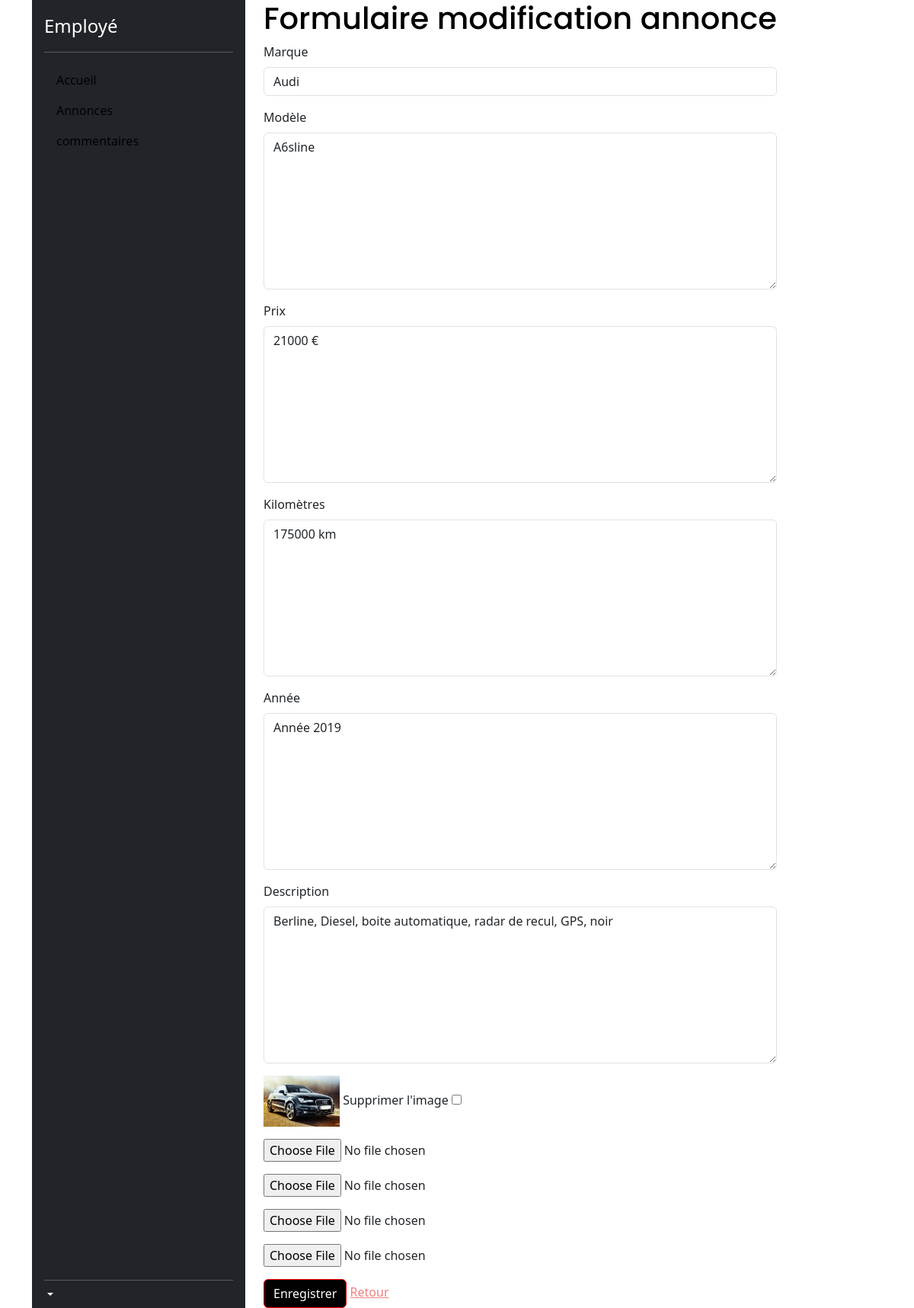
Page /employe/ajout_modif_ann.php?id=7 on the committed database.
### tables this page shows
CREATE TABLE IF NOT EXISTS `vehicules` (
  `id` int(11) NOT NULL AUTO_INCREMENT,
  `mark` varchar(255) NOT NULL, 
  `title` varchar(255) NOT NULL,
  `price` text NOT NULL,
  `km` text NOT NULL,
  `year` text NOT NULL,
  `content` TEXT NOT NULL,
  `image` varchar(255) DEFAULT NULL,
  `image1` varchar(255) DEFAULT NULL,
  `image2` varchar(255) DEFAULT NULL,
  `image3` varchar(255) DEFAULT NULL,
  PRIMARY KEY (`id`)
);

### lib/annonce.php (called while the page is built, shortened)
<?php
function getAnnonceById(PDO $pdo, int $id):array|bool
{
    $query = $pdo->prepare("SELECT * FROM vehicules WHERE id = :id");
    $query->bindValue(":id", $id, PDO::PARAM_INT);
    $query->execute();
    return $query->fetch(PDO::FETCH_ASSOC);
}

### employe/ajout_modif_ann.php (the view, shortened to what this page needs)
<?php
require_once __DIR__ ."/../lib/pdo.php";
require_once __DIR__ ."/../lib/annonce.php";
require_once __DIR__ ."/template/header2.php";
$annonce = [
    'mark'=> '',
    'title'=> '',
    'price'=> '',
    'km'=> '',
    'year'=> '',
    'content'=> ''
];
if (isset($_GET['id'])) {
    $annonce = getAnnonceById($pdo, $_GET['id']);
    $pageTitle = "Formulaire modification annonce";
} else {
    $pageTitle = "Formulaire ajout annonce";
}
?>
<h1><?= $pageTitle; ?></h1>
<?php if ($annonce !== false) { ?>
<form method="POST" enctype="multipart/form-data">
    <div class="mb-3">
        <label for="title" class="form-label">Marque</label>
        <input type=" text" class="form-control" name="mark" id="mark" value="<?= $annonce['mark']; ?>">
    </div>
    <div class="mb-3">
        <label for="title" class="form-label">Modèle</label>
        <textarea class="form-control" name="title" id="title" rows="8"><?= $annonce['title']; ?></textarea>
    </div>
    <div class="mb-3">
        <label for="price" class="form-label">Prix</label>
        <textarea class="form-control" name="price" id="price" rows="8"><?= $annonce['price']; ?></textarea>
    </div>
    <div class="mb-3">
        <label for="km" class="form-label">Kilomètres</label>
        <textarea class="form-control" name="km" id="km" rows="8"><?= $annonce['km']; ?></textarea>
    </div>
    <div class="mb-3">
        <label for="year" class="form-label">Année</label>
        <textarea class="form-control" name="year" id="year" rows="8"><?= $annonce['year']; ?></textarea>
    </div>
    <div class="mb-3">
        <label for="content" class="form-label">Description</label>
        <textarea class="form-control" name="content" id="content" rows="8"><?= $annonce['content']; ?></textarea>
    </div>
    <?php if (isset($_GET['id']) && isset($annonce['image'])) { ?>
    <p>
        <img src="<?= _ANNONCES_IMAGES_FOLDER_ . $annonce['image'] ?>" width="100">
        <label for="delete_image">Supprimer l'image</label>
        <input type="checkbox" name="delete_image" id="delete_image">
    </p>
    <?php } ?>
    <p>
        <input type="file" name="file" id="file">
    </p>
    <p>
        <input type="file" name="file1" id="file1">
    </p>
    <p>
        <input type="file" name="file2" id="file2">
    </p>
    <p>
        <input type="file" name="file3" id="file3">
    </p>
    <input type="submit" value="Enregistrer" name="saveAnnonce" class="btn btn-primary">
    <a href="annonces.php">Retour</a>
</form>
<?php } ?>

### assets/css/override-bootsrap.css (style rules this page uses)
:root { --primary: #000000; --secondary: #FF0000; --success: #28a745; --danger: #dc3545; --warning: #fd7e14; --info: #17a2b8; --light: #f8f9fa; --dark: #343a40; --bs-nav-link-color: var(--primary); --bs-link-color: var(--primary); --bs-link-hover-color: var(--secondary); }
.btn-primary { --bs-btn-color: #fff; --bs-btn-bg: var(--primary); --bs-btn-border-color: var(--secondary); --bs-btn-hover-color: #fff; --bs-btn-hover-bg: #ffc697; --bs-btn-hover-border-color: var(--secondary); --bs-btn-focus-shadow-rgb: 49,132,253; --bs-btn-active-color: #fff; --bs-btn-active-bg: #ff8e31; --bs-btn-active-border-color: var(--secondary); --bs-btn-active-shadow: inset 0 3px 5px rgba(0, 0, 0, 0.125); --bs-btn-disabled-color: #fff; --bs-btn-disabled-bg: #4f4f4f; --bs-btn-disabled-border-color: #343434; }
h1 { color: var(--primary); }

### assets/css/style.css (style rules this page uses)
h1 { font-family: 'Poppins', sans-serif; }
a { color:#F08080; }

### rows in the picture
vehicules: mark "Audi", title "A6sline", price "21000 €", km "175000 km", year "Année 2019", content "Berline, Diesel, boite automatique, radar de recul, GPS, noir", image (picture)

### other values in the picture
$value "Accueil"
$value "Annonces"
$value "commentaires"
